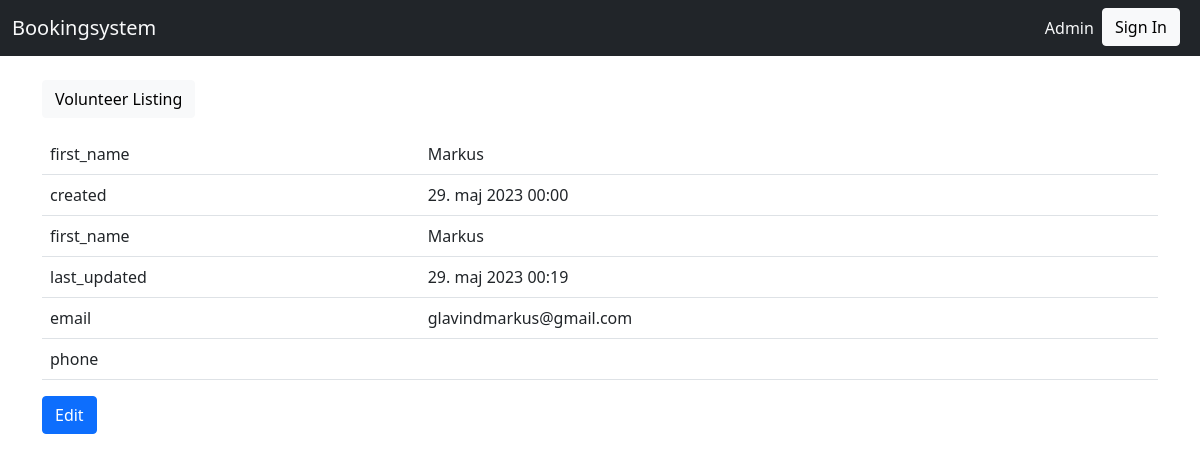
/organization/organization/Volunteer/detail/1/, run on an earlier commit of the app's database.
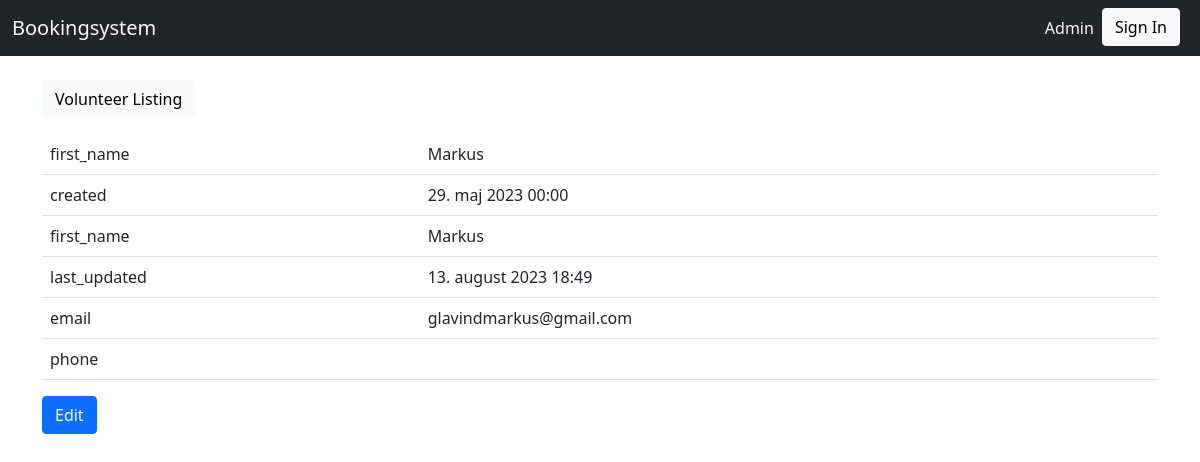
And on a later commit of the database.
### organization/models.py (models this page shows, shortened)
class Volunteer(AbstractUser):
    username = models.CharField(max_length=30, unique=True)
    first_name = models.CharField(max_length=30)
    created = models.DateTimeField(auto_now_add=True, editable=False)
    last_name = models.CharField(max_length=30)
    last_updated = models.DateTimeField(auto_now=True, editable=False)
    email = models.EmailField()
    class Meta:
        pass
    def get_update_url(self):
        return reverse("organization_Volunteer_update", args=(self.pk,))

### organization/views.py (the view)
# urls.py: path("organization/Volunteer/detail/<int:pk>/", views.VolunteerDetailView.as_view(), name="organization_Volunteer_detail"),
class VolunteerDetailView(generic.DetailView):
    model = models.Volunteer
    form_class = forms.VolunteerForm

### organization/templates/organization/volunteer_detail.html
{% extends "base.html" %}
{% load static %}
{% block content %}
<p>
    <a class="btn btn-light" href="{% url 'organization_Volunteer_list' %}">
    Volunteer Listing
    </a>
</p>
<table class="table">
    <tr><td>first_name</td><td>{{ object.first_name }}</td></tr>
    <tr><td>created</td><td>{{ object.created }}</td></tr>
    <tr><td>first_name</td><td>{{ object.first_name }}</td></tr>
    <tr><td>last_updated</td><td>{{ object.last_updated }}</td></tr>
    <tr><td>email</td><td>{{ object.email }}</td></tr>
    <tr><td>phone</td><td>{{ object.phone }}</td></tr>
</table>
<a class="btn btn-primary" href="{{object.get_update_url}}">Edit</a>
{% endblock %}

What changed in the data, as far as the page shows it:
changed Volunteer "Markus": last_updated "29. maj 2023 00:19" → "13. august 2023 18:49"
